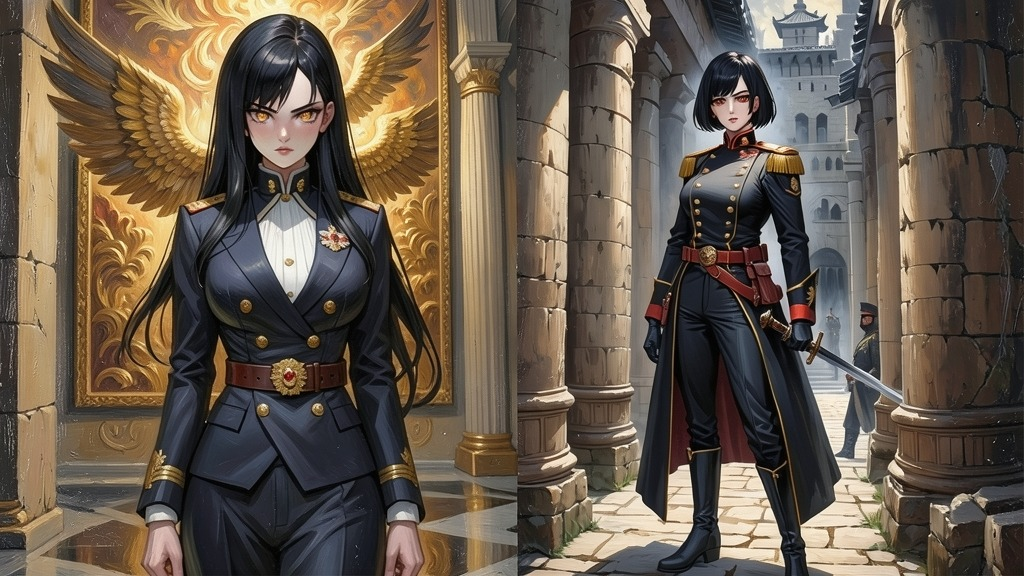
#> input picture .ai/seedream-test/xing_rong_duo_person.jpg, 1024 x 576 px
$ python portrait_to_avatar.py ../.ai/seedream-test/xing_rong_duo_person.jpg
#> lines starting #> are read from the running program, lines starting #| are printed output that depends on the picture
"""
立绘 → 头像（HUD 用）转换脚本

用途：
    从透明背景的立绘（1024×1024 RGBA）截取头部区域，降采样为正方形头像。
    用于 GameView.vue 角色信息面板（char-avatar）的 40×40 头像。

算法：
    1. 读取 RGBA 立绘（保留 alpha）
    2. 自动裁切透明边（getbbox）得到角色紧致边界
    3. 取上 1/3（头部区域）作为头像源
    4. 在头部区域内找到 alpha 非零的最小正方形中心区域（避免长方形拉伸）
    5. nearest 降采样到目标尺寸（默认 40）
    6. 输出 PNG（保留 alpha 透明背景）

用法：
    python portrait_to_avatar.py <输入立绘> [--output <输出路径>] [--size 40]

示例：
    # 单张
    python portrait_to_avatar.py public/game/portraits/player_set1.png \\
        --output public/game/sprites/avatars/player_set1.png

    # 批量（5 套立绘）
    for i in 1 2 3 4 5; do
        python portrait_to_avatar.py public/game/portraits/player_set${i}.png \\
            --output public/game/sprites/avatars/player_set${i}.png --size 40
    done

注意：
    Python 用 ComfyUI 整合包自带的：
    E:/ai/ComfyUI-aki(1)/ComfyUI-aki-v3/python/python.exe
"""

import argparse
import os
import sys
from pathlib import Path

from PIL import Image


def portrait_to_avatar(
    input_path: str,
    output_path: str = None,
    size: int = 40,
    head_ratio: float = 0.35,
) -> dict:
    """立绘 → 头像 PNG（透明背景）。

    Args:
        input_path: 输入立绘路径（RGBA 透明 PNG，1024×1024）
        output_path: 头像输出路径；不指定则与输入同目录加 _avatar 后缀
        size: 头像目标尺寸（正方形边长，HUD 默认 40）
        head_ratio: 头部占整个角色高度的比例（默认 0.35，上 35%）

    Returns:
        dict: 包含 avatar_path 和 size
    """
#> called with size = 40, head_ratio = 0.35
    input_path = Path(input_path)
    if not input_path.exists():
        raise FileNotFoundError(f"输入文件不存在: {input_path}")

    # 1. 读取立绘
    img = Image.open(input_path)
#> img is the input picture: PIL image 1024x576 RGB; mean R, G, B 101.3, 88.7, 75.3
    if img.mode != "RGBA":
        print(f"⚠️  输入图模式是 {img.mode}，转换为 RGBA")
#| ⚠️  输入图模式是 RGB，转换为 RGBA
        img = img.convert("RGBA")
#> img: PIL image 1024x576 RGBA

    print(f"输入: {input_path.name}  原始尺寸: {img.size[0]}×{img.size[1]}")
#| 输入: xing_rong_duo_person.jpg  原始尺寸: 1024×576

    # 2. 裁切透明边（拿到角色紧致 bbox）
    bbox = img.getbbox()
#> bbox = (0, 0, 1024, 576)
    if not bbox:
        raise ValueError("图片全透明，无法定位角色")
    img_cropped = img.crop(bbox)
    cw, ch = img_cropped.size
#> cw = 1024; ch = 576
    print(f"裁切透明边: bbox={bbox}  紧致尺寸: {cw}×{ch}")
#| 裁切透明边: bbox=(0, 0, 1024, 576)  紧致尺寸: 1024×576

    # 3. 取上 head_ratio 比例（头部区域）
    head_h = int(ch * head_ratio)
#> head_h = 201
    head_box = (0, 0, cw, head_h)
#> head_box = (0, 0, 1024, 201)
    head_img = img_cropped.crop(head_box)
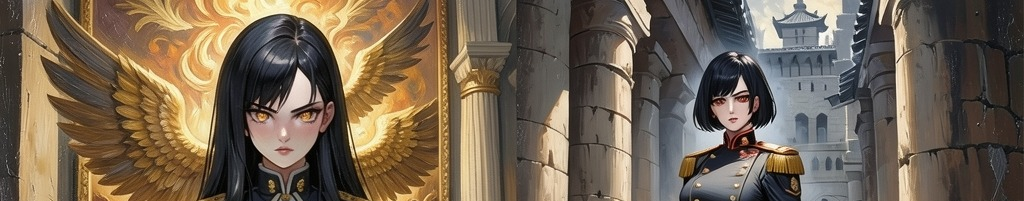
#> head_img: PIL image 1024x201 RGBA; mean R, G, B, A 114.5, 99.8, 82.2, 255
    print(f"头部区域: {head_box[2]}×{head_box[3]}（上 {head_ratio*100:.0f}%）")
#| 头部区域: 1024×201（上 35%）

    # 4. 在头部区域内找最小非透明正方形（居中裁切）
    head_bbox = head_img.getbbox()
#> head_bbox = (0, 0, 1024, 201)
    if not head_bbox:
        # 极端情况：头部区域完全透明，回退到整张图
        print("⚠️  头部区域全透明，回退使用整张立绘降采样")
        head_img = img_cropped
        head_bbox = img_cropped.getbbox()

    hb_x1, hb_y1, hb_x2, hb_y2 = head_bbox
#> hb_x1 = 0; hb_y1 = 0; hb_x2 = 1024; hb_y2 = 201
    hb_w = hb_x2 - hb_x1
#> hb_w = 1024
    hb_h = hb_y2 - hb_y1
#> hb_h = 201
    # 取较短边作正方形边长，居中
    square_side = min(hb_w, hb_h)
#> square_side = 201
    center_x = (hb_x1 + hb_x2) // 2
#> center_x = 512
    center_y = (hb_y1 + hb_y2) // 2
#> center_y = 100
    sq_x1 = max(0, center_x - square_side // 2)
#> sq_x1 = 412
    sq_y1 = max(0, center_y - square_side // 2)
#> sq_y1 = 0
    sq_x2 = sq_x1 + square_side
#> sq_x2 = 613
    sq_y2 = sq_y1 + square_side
#> sq_y2 = 201
    square_img = head_img.crop((sq_x1, sq_y1, sq_x2, sq_y2))
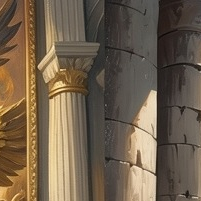
#> square_img: PIL image 201x201 RGBA; mean R, G, B, A 111.8, 95.7, 76.1, 255
    print(f"正方形裁切: {square_side}×{square_side}（中心 {center_x},{center_y}）")
#| 正方形裁切: 201×201（中心 512,100）

    # 5. nearest 降采样到目标尺寸（保留锐利边缘 + alpha）
    avatar = square_img.resize((size, size), Image.NEAREST)
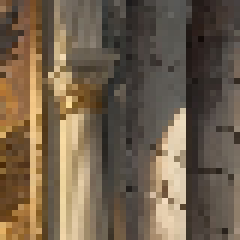
#> avatar: PIL image 40x40 RGBA (shown 6 times larger); mean R, G, B, A 112.2, 96, 76.5, 255
    print(f"降采样: {square_side}×{square_side} → {size}×{size}")
#| 降采样: 201×201 → 40×40

    # 6. 输出路径
    if output_path is None:
        output_path = input_path.parent / f"{input_path.stem}_avatar{input_path.suffix}"
    else:
        output_path = Path(output_path)
        output_path.parent.mkdir(parents=True, exist_ok=True)

    avatar.save(output_path)
    print(f"✓ 头像: {output_path}  ({os.path.getsize(output_path)} bytes)")

    return {"avatar_path": str(output_path), "size": (size, size)}


def main():
    parser = argparse.ArgumentParser(
        description="立绘 → 头像（HUD 用，从立绘截取头部降采样）",
        formatter_class=argparse.RawDescriptionHelpFormatter,
        epilog="""
示例:
  %(prog)s public/game/portraits/player_set1.png --output public/game/sprites/avatars/player_set1.png
  %(prog)s input.png --size 64
        """,
    )
    parser.add_argument("input", help="输入立绘路径（RGBA 透明 PNG）")
    parser.add_argument("--output", help="头像输出路径（默认输入同目录加 _avatar 后缀）")
    parser.add_argument("--size", type=int, default=40, help="头像尺寸（默认 40，匹配 HUD）")
    parser.add_argument("--head-ratio", type=float, default=0.35, help="头部占立绘高度比例（默认 0.35）")

    args = parser.parse_args()

    try:
        result = portrait_to_avatar(
            input_path=args.input,
            output_path=args.output,
            size=args.size,
            head_ratio=args.head_ratio,
        )
        print(f"\n完成：{result['size']} 头像")
    except Exception as e:
        print(f"✗ 失败: {e}", file=sys.stderr)
        sys.exit(1)


if __name__ == "__main__":
    main()
